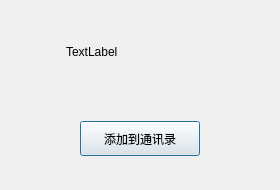
<?xml version="1.0" encoding="UTF-8"?>
<ui version="4.0">
 <class>FindSuccessDlg</class>
 <widget class="QDialog" name="FindSuccessDlg">
  <property name="geometry">
   <rect>
    <x>0</x>
    <y>0</y>
    <width>280</width>
    <height>190</height>
   </rect>
  </property>
  <property name="minimumSize">
   <size>
    <width>280</width>
    <height>190</height>
   </size>
  </property>
  <property name="maximumSize">
   <size>
    <width>280</width>
    <height>190</height>
   </size>
  </property>
  <property name="windowTitle">
   <string>Dialog</string>
  </property>
  <layout class="QVBoxLayout" name="verticalLayout">
   <item>
    <widget class="QWidget" name="widget" native="true">
     <layout class="QHBoxLayout" name="horizontalLayout">
      <item>
       <widget class="QLabel" name="head_label">
        <property name="minimumSize">
         <size>
          <width>40</width>
          <height>40</height>
         </size>
        </property>
        <property name="maximumSize">
         <size>
          <width>40</width>
          <height>40</height>
         </size>
        </property>
        <property name="text">
         <string/>
        </property>
       </widget>
      </item>
      <item>
       <widget class="QLabel" name="name_label">
        <property name="text">
         <string>TextLabel</string>
        </property>
       </widget>
      </item>
      <item>
       <spacer name="horizontalSpacer">
        <property name="orientation">
         <enum>Qt::Horizontal</enum>
        </property>
        <property name="sizeHint" stdset="0">
         <size>
          <width>135</width>
          <height>20</height>
         </size>
        </property>
       </spacer>
      </item>
     </layout>
    </widget>
   </item>
   <item>
    <widget class="QWidget" name="widget_2" native="true">
     <layout class="QHBoxLayout" name="horizontalLayout_2">
      <item>
       <widget class="ClickedBtn" name="add_friend_btn">
        <property name="minimumSize">
         <size>
          <width>120</width>
          <height>35</height>
         </size>
        </property>
        <property name="maximumSize">
         <size>
          <width>120</width>
          <height>35</height>
         </size>
        </property>
        <property name="text">
         <string>添加到通讯录</string>
        </property>
       </widget>
      </item>
     </layout>
    </widget>
   </item>
  </layout>
 </widget>
 <customwidgets>
  <customwidget>
   <class>ClickedBtn</class>
   <extends>QPushButton</extends>
   <header location="global">clickedbtn.h</header>
  </customwidget>
 </customwidgets>
 <resources/>
 <connections/>
</ui>
